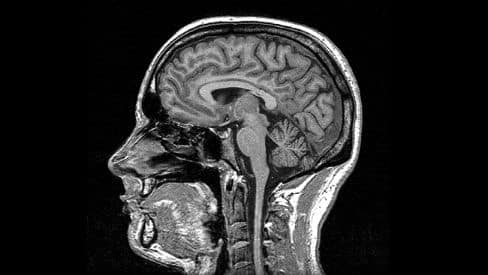
#> input picture project/zoom_and_shrink/code/Brain.jpg, 488 x 275 px
$ python zoom_shrink.py
#> lines starting #> are read from the running program, lines starting #| are printed output that depends on the picture
#> further down, img is the input picture: shape (275, 488, 3); min 0, max 255, mean 41.7
import matplotlib.pyplot as plt
import numpy as np


def zoom(array,factor):
#> called with factor = 4
    x,y = array.shape
#> x = 275; y = 488
    return np.resize(np.stack((np.resize(np.stack((np.resize(array,((x*y,1))),)*factor,axis=1),(x,y*factor)),)*factor,axis=1),(x*factor,y*factor))

def shrink(array,factor):
#> called with factor = 2
    x,y = array.shape
#> x = 275; y = 488
    return np.resize(np.resize(array[[range(0, x, factor)], :], (x//2, y))[:, [range(0, y, factor)]],(x//2,y//2))
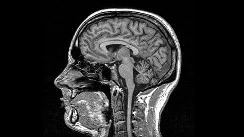
#> returned value: shape (137, 244); min 0, max 255, mean 41.8

img = plt.imread('Brain.jpg')

zoomed_img = zoom(img[:,:,0],factor = 4)
shrinked_img = shrink(img[:,:,0],factor = 2)

plt.imsave('Brain_2x.png',arr=zoomed_img,cmap='gray')
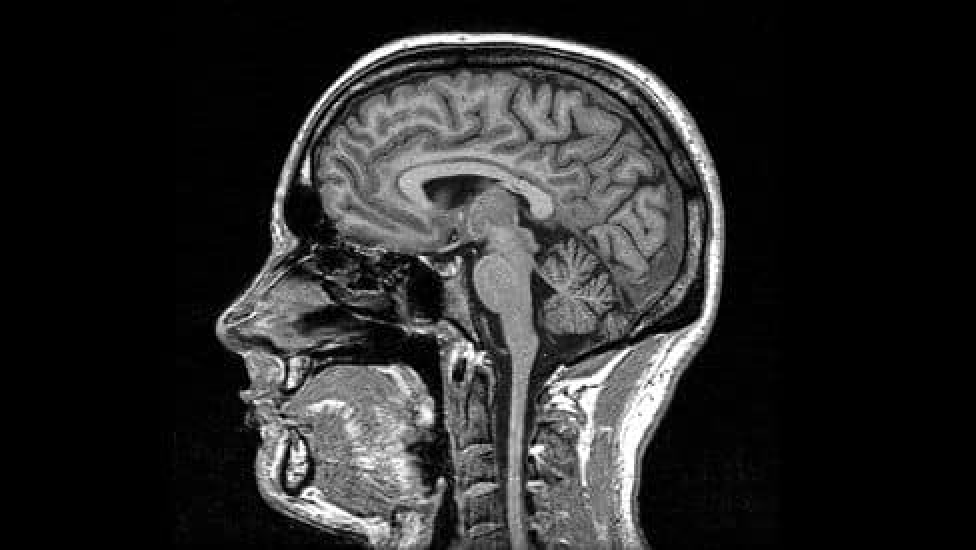
#> saved as Brain_2x.png: shape (1100, 1952, 3) (shown at 1/2 size); min 0, max 255, mean 41.6
plt.imsave('Brain_0.5x.png',arr=shrinked_img,cmap='gray')
